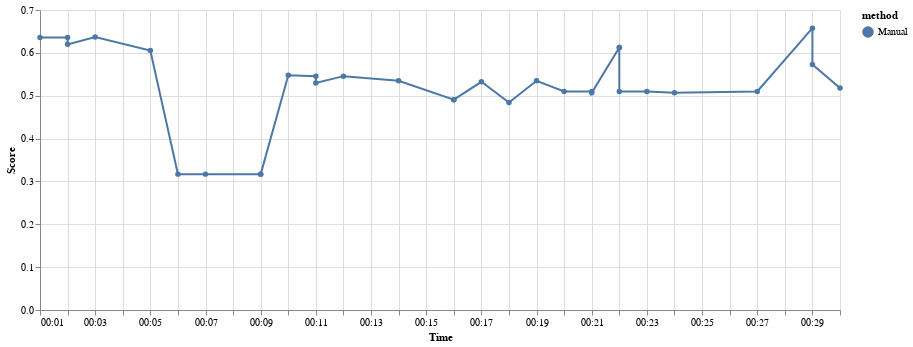

The code cell stored with this chart in its notebook:
### Code cell
file_path = 'resource/grammar_manual.json'
search_performances = load_search_performances(dataset, file_path, 'Manual')
search_results_manual = pd.DataFrame.from_dict(search_performances)
search_results_manual['time'] = pd.to_datetime(search_results_manual['time'])
plot_search_performances(search_results_manual)

### Figure 1 — Vega-Lite specification as saved in the notebook (floating-point values rounded to 4 significant figures)
{"config": {"view": {"continuousWidth": 400, "continuousHeight": 300}}, "data": {"name": "data-6d8705d633ef0bbb5a977c581035b49c"}, "mark": {"type": "line", "point": true}, "encoding": {"color": {"type": "nominal", "field": "method"}, "x": {"type": "temporal", "field": "time", "timeUnit": "hoursminutes", "title": "Time"}, "y": {"type": "quantitative", "field": "score", "title": "Score"}}, "width": 800, "$schema": "https://vega.github.io/schema/vega-lite/v4.8.1.json", "datasets": {"data-6d8705d633ef0bbb5a977c581035b49c": [{"method": "Manual", "score": 0.6576, "time": "2021-10-02T00:29:50.494115"}, {"method": "Manual", "score": 0.6372, "time": "2021-10-02T00:03:49.245516"}, {"method": "Manual", "score": 0.6361, "time": "2021-10-02T00:01:02.402217"}, {"method": "Manual", "score": 0.6361, "time": "2021-10-02T00:02:02.101720"}, {"method": "Manual", "score": 0.6198, "time": "2021-10-02T00:02:22.669587"}, {"method": "Manual", "score": 0.6125, "time": "2021-10-02T00:22:23.576005"}, {"method": "Manual", "score": 0.6125, "time": "2021-10-02T00:22:40.713338"}, {"method": "Manual", "score": 0.6054, "time": "2021-10-02T00:05:49.191407"}, {"method": "Manual", "score": 0.5729, "time": "2021-10-02T00:29:30.006493"}, {"method": "Manual", "score": 0.5476, "time": "2021-10-02T00:10:23.086578"}, {"method": "Manual", "score": 0.5457, "time": "2021-10-02T00:11:22.884905"}, {"method": "Manual", "score": 0.5457, "time": "2021-10-02T00:12:36.492585"}, {"method": "Manual", "score": 0.5349, "time": "2021-10-02T00:14:36.350906"}, {"method": "Manual", "score": 0.5349, "time": "2021-10-02T00:19:46.677608"}, {"method": "Manual", "score": 0.5324, "time": "2021-10-02T00:17:53.498020"}, {"method": "Manual", "score": 0.5296, "time": "2021-10-02T00:11:40.245927"}, {"method": "Manual", "score": 0.5181, "time": "2021-10-02T00:30:10.858987"}, {"method": "Manual", "score": 0.51, "time": "2021-10-02T00:20:07.080257"}, {"method": "Manual", "score": 0.51, "time": "2021-10-02T00:21:03.271448"}, {"method": "Manual", "score": 0.51, "time": "2021-10-02T00:22:58.280854"}, {"method": "Manual", "score": 0.51, "time": "2021-10-02T00:23:54.955781"}, {"method": "Manual", "score": 0.51, "time": "2021-10-02T00:27:24.084067"}, {"method": "Manual", "score": 0.5067, "time": "2021-10-02T00:21:23.831716"}, {"method": "Manual", "score": 0.5067, "time": "2021-10-02T00:24:54.393106"}, {"method": "Manual", "score": 0.4908, "time": "2021-10-02T00:16:39.015701"}, {"method": "Manual", "score": 0.4908, "time": "2021-10-02T00:16:56.803320"}, {"method": "Manual", "score": 0.4841, "time": "2021-10-02T00:18:53.546760"}, {"method": "Manual", "score": 0.317, "time": "2021-10-02T00:06:09.759082"}, {"method": "Manual", "score": 0.317, "time": "2021-10-02T00:07:03.003813"}, {"method": "Manual", "score": 0.317, "time": "2021-10-02T00:09:05.758503"}, {"method": "Manual", "score": 0.317, "time": "2021-10-02T00:09:23.212506"}]}}
